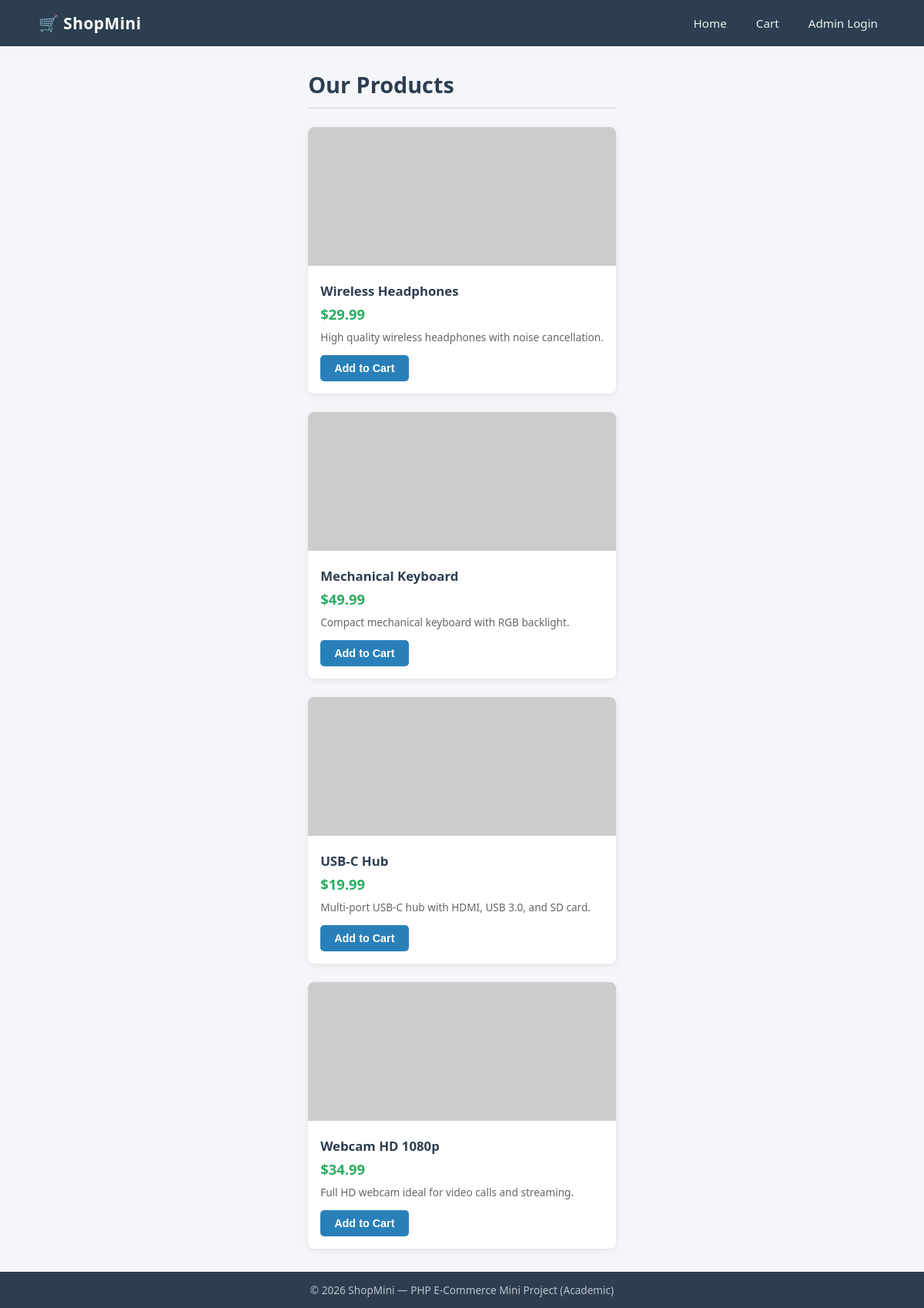
The page / on the database its author committed.
### tables this page shows
CREATE TABLE IF NOT EXISTS products (
    id          INT AUTO_INCREMENT PRIMARY KEY,
    name        VARCHAR(100)   NOT NULL,
    price       DECIMAL(10,2)  NOT NULL,
    description TEXT,
    image       VARCHAR(255),
    created_at  TIMESTAMP DEFAULT CURRENT_TIMESTAMP
);

### index.php (the view, shortened to what this page needs)
<?php
require_once 'config/db.php';
include 'includes/header.php';
$result = mysqli_query($conn, "SELECT * FROM products ORDER BY created_at DESC");
?>
<h1 class="page-title">Our Products</h1>
<?php if (mysqli_num_rows($result) === 0): ?>
    <p class="no-products">No products available yet. <a href="admin/add_product.php">Add one</a>.</p>
<?php else: ?>
    <div class="product-grid">
        <?php while ($product = mysqli_fetch_assoc($result)): ?>
            <div class="product-card">
                <?php if (!empty($product['image'])): ?>
                    <img src="<?php echo htmlspecialchars($product['image']); ?>"
                         alt="<?php echo htmlspecialchars($product['name']); ?>">
                <?php endif; ?>
                <div class="product-info">
                    <h2><?php echo htmlspecialchars($product['name']); ?></h2>
                    <p class="price">$<?php echo number_format($product['price'], 2); ?></p>
                    <p class="description"><?php echo htmlspecialchars($product['description']); ?></p>
                    <form action="user/add_to_cart.php" method="POST">
                        <button type="submit" class="btn btn-primary">Add to Cart</button>
                    </form>
                </div>
            </div>
        <?php endwhile; ?>
    </div>
<?php endif; ?>
<?php include 'includes/footer.php'; ?>

### includes/header.php (shortened to what this page needs)
<!DOCTYPE html>
<html lang="en">
<head>
    <link rel="stylesheet" href="/php-ecommerce-mini/assets/css/style.css">
</head>
<body>
<header class="site-header">
    <div class="header-inner">
        <a href="/php-ecommerce-mini/index.php" class="logo">🛒 ShopMini</a>
        <nav>
            <a href="/php-ecommerce-mini/index.php">Home</a>
            <a href="/php-ecommerce-mini/user/cart.php">Cart
            </a>
            <?php if (isset($_SESSION['admin_logged_in']) && $_SESSION['admin_logged_in']): ?>
                <a href="/php-ecommerce-mini/admin/dashboard.php">Admin Panel</a>
                <a href="/php-ecommerce-mini/logout.php">Logout</a>
            <?php else: ?>
                <a href="/php-ecommerce-mini/login.php">Admin Login</a>
            <?php endif; ?>
        </nav>
    </div>
</header>
<main class="container">

### includes/footer.php (shortened to what this page needs)
</main>
<footer class="site-footer-bottom">
    <p>&copy; <?php echo date('Y'); ?> ShopMini &mdash; PHP E-Commerce Mini Project (Academic)</p>
</footer>
</body>
</html>

### assets/css/style.css (style rules this page uses)
*, *::before, *::after { box-sizing: border-box; margin: 0; padding: 0; }
body { font-family: 'Segoe UI', Arial, sans-serif; background: #f5f6fa; color: #333; min-height: 100vh; display: flex; flex-direction: column; }
a { color: inherit; text-decoration: none; }
.site-header { background: #2c3e50; color: #fff; padding: 0 20px; }
.header-inner { max-width: 1100px; margin: 0 auto; display: flex; align-items: center; justify-content: space-between; height: 60px; }
.logo { font-size: 1.3rem; font-weight: 700; letter-spacing: 0.5px; }
.site-header nav { display: flex; gap: 18px; align-items: center; }
.site-header nav a { color: #ecf0f1; font-size: 0.95rem; padding: 6px 10px; border-radius: 4px; transition: background 0.2s; position: relative; }
.container { max-width: 1100px; margin: 30px auto; padding: 0 20px; flex: 1; }
.page-title { font-size: 1.8rem; margin-bottom: 24px; color: #2c3e50; border-bottom: 2px solid #e0e0e0; padding-bottom: 10px; }
.product-grid { display: grid; grid-template-columns: repeat(auto-fill, minmax(240px, 1fr)); gap: 24px; }
.product-card { background: #fff; border-radius: 8px; box-shadow: 0 2px 8px rgba(0, 0, 0, 0.08); overflow: hidden; transition: transform 0.2s, box-shadow 0.2s; }
.product-card img { width: 100%; height: 180px; object-fit: cover; }
.product-info { padding: 16px; }
.product-info h2 { font-size: 1.05rem; margin-bottom: 6px; color: #2c3e50; }
.product-info .price { font-size: 1.15rem; font-weight: 700; color: #27ae60; margin-bottom: 8px; }
.product-info .description { font-size: 0.85rem; color: #666; margin-bottom: 14px; line-height: 1.4; }
.btn { display: inline-block; padding: 9px 18px; border: none; border-radius: 5px; cursor: pointer; font-size: 0.9rem; font-weight: 600; transition: opacity 0.2s, transform 0.1s; text-align: center; }
.btn-primary { background: #2980b9; color: #fff; }
.site-footer-bottom { background: #2c3e50; color: #bdc3cb; text-align: center; padding: 14px; font-size: 0.85rem; margin-top: auto; }

### rows shown on the page
products: name "Wireless Headphones", price "29.99", description "High quality wireless headphones with noise cancellation."
products: name "Mechanical Keyboard", price "49.99", description "Compact mechanical keyboard with RGB backlight."
products: name "USB-C Hub", price "19.99", description "Multi-port USB-C hub with HDMI, USB 3.0, and SD card."
products: name "Webcam HD 1080p", price "34.99", description "Full HD webcam ideal for video calls and streaming."
